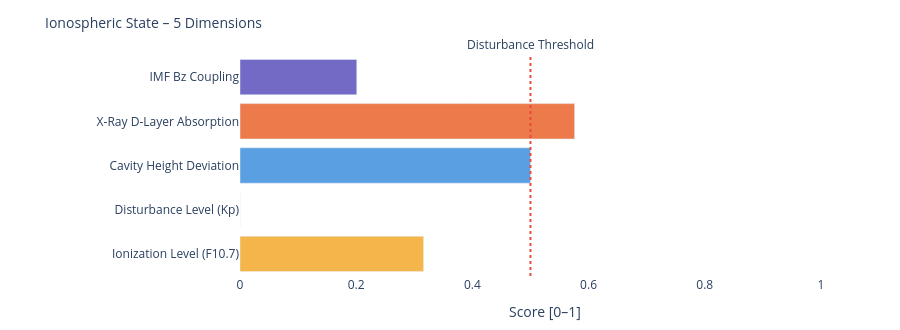

Notebook code for this chart:
### Markdown cell above
---
### 📐 Systemic Insight: Geometric Cavity vs. Real Schumann Resonance

**Relevant for:** Layer 6 = delta analysis &nbsp;|&nbsp; Layer 7 = feature vector / system interpretation

A cavity height change from 80 km to 70 km shifts the **idealized geometric frequencies** only minimally:

| Modus | Aktuell | Referenz | Δ |
|-------|---------|----------|---|
| SR-1 | 10.4762 Hz | 10.4599 Hz | +16 mHz |
| SR-2 | 18.1452 Hz | 18.1171 Hz | +28 mHz |
| SR-3 | 25.6612 Hz | 25.6215 Hz | +40 mHz |
| SR-4 | 33.1285 Hz | 33.0772 Hz | +51 mHz |

The geometric effect is limited because 10 km is very small compared to Earth's radius (~6371 km).

**Consequence:** Real Schumann deviations are likely driven more strongly by **conductivity, damping, day/night structure, lightning distribution and source geometry** than by pure cavity height.

---

**Layer 6 compares:**
```
geometric Δ from Layer 4  vs.  observed Δ from real Schumann measurement data
```

**Layer 7 Feature:**
```
If real Δ >> geometric Δ  →  non-geometric factors dominant
```

### Code cell
# ============================================================
# IONOSPHERIC STATE – Summary gauge
# Five dimensions: ionization, disturbance, cavity height, X-Ray, Bz coupling
# ============================================================

def norm(v, lo, hi):
    if v is None: return None
    return round(max(0.0, min(1.0, (v - lo) / (hi - lo))), 3)

# Ionization level (F10.7 → F2-Layer)
ioniz = norm(f107_val, 60, 250)

# Disturbance level (Kp → E/F-Layer irregularities)
disturb = norm(kp_val, 0, 9)

# Cavity height deviation from reference (80 km)
h_dev = norm(abs(h_eff - 80), 0, 20)

# X-Ray ionization (D-Layer absorption)
xray_ioniz = None
if xray_now is not None:
    xray_ioniz = norm(math.log10(max(xray_now, 1e-9)) + 9, 0, 5)

# Bz coupling (southward Bz → stronger magnetosphere-ionosphere coupling)
bz_coupling = norm(-(bz_now or 0), -5, 30) if bz_now is not None else None

dims = [
    ('Ionization Level (F10.7)',    ioniz,      '#F2A623'),
    ('Disturbance Level (Kp)',      disturb,    '#7F77DD'),
    ('Cavity Height Deviation',     h_dev,      '#378ADD'),
    ('X-Ray D-Layer Absorption',    xray_ioniz, '#E85D24'),
    ('IMF Bz Coupling',             bz_coupling,'#534AB7'),
]

fig = go.Figure()
for name, val, col in dims:
    if val is not None:
        h = int(val * 20)
        bar = '█' * h + '░' * (20 - h)
        label = f'{name}:  {bar}  {val:.3f}'
    else:
        label = f'{name}:  {"─" * 20}  n/a'
    fig.add_trace(go.Bar(
        x=[val if val is not None else 0],
        y=[name],
        orientation='h',
        marker_color=col, opacity=0.82,
        showlegend=False
    ))

fig.add_vline(x=0.5, line_dash='dot', line_color='#e74c3c',
              annotation_text='Disturbance Threshold', annotation_position='top')
fig.update_layout(
    title=dict(text='Ionospheric State – 5 Dimensions', font=dict(size=14)),
    xaxis=dict(title='Score [0–1]', range=[0, 1.05]),
    height=330, plot_bgcolor='rgba(0,0,0,0)', paper_bgcolor='rgba(0,0,0,0)',
    margin=dict(l=240, r=50, t=55, b=40)
)
fig.show()

print(f'\nIonospheric state:')
for name, val, _ in dims:
    print(f'  {name:<35} {val:.3f}' if val is not None else f'  {name:<35} n/a')

### Figure 1 — Plotly figure (JSON) as saved in the notebook; plotly's stock layout.template omitted (floating-point values rounded to 4 significant figures)
{"data": [{"marker": {"color": "#F2A623"}, "opacity": 0.82, "orientation": "h", "showlegend": false, "type": "bar", "x": [0.316], "y": ["Ionization Level (F10.7)"]}, {"marker": {"color": "#7F77DD"}, "opacity": 0.82, "orientation": "h", "showlegend": false, "type": "bar", "x": [0.0], "y": ["Disturbance Level (Kp)"]}, {"marker": {"color": "#378ADD"}, "opacity": 0.82, "orientation": "h", "showlegend": false, "type": "bar", "x": [0.5], "y": ["Cavity Height Deviation"]}, {"marker": {"color": "#E85D24"}, "opacity": 0.82, "orientation": "h", "showlegend": false, "type": "bar", "x": [0.576], "y": ["X-Ray D-Layer Absorption"]}, {"marker": {"color": "#534AB7"}, "opacity": 0.82, "orientation": "h", "showlegend": false, "type": "bar", "x": [0.201], "y": ["IMF Bz Coupling"]}], "layout": {"annotations": [{"showarrow": false, "text": "Disturbance Threshold", "x": 0.5, "xanchor": "center", "xref": "x", "y": 1, "yanchor": "bottom", "yref": "y domain"}], "height": 330, "margin": {"b": 40, "l": 240, "r": 50, "t": 55}, "paper_bgcolor": "rgba(0,0,0,0)", "plot_bgcolor": "rgba(0,0,0,0)", "shapes": [{"line": {"color": "#e74c3c", "dash": "dot"}, "type": "line", "x0": 0.5, "x1": 0.5, "xref": "x", "y0": 0, "y1": 1, "yref": "y domain"}], "title": {"font": {"size": 14}, "text": "Ionospheric State – 5 Dimensions"}, "xaxis": {"range": [0, 1.05], "title": {"text": "Score [0–1]"}}}}
